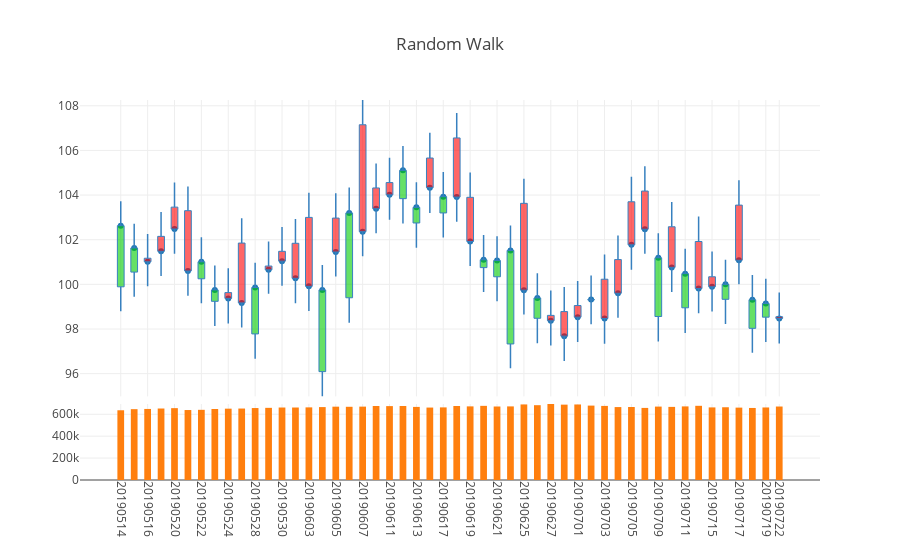

The code cell stored with this chart in its notebook:
### Code cell
fig1 = PlotlyCandles(df_pseudo.iloc[-50:],number_of_ticks_display=20,title='Random Walk')
iplot(fig1.get_figure())

### Figure 1 — Plotly figure (JSON) as saved in the notebook; plotly's stock layout.template omitted (floating-point values rounded to 4 significant figures)
{"data": [{"hoverinfo": "text", "mode": "markers", "text": ["date: 20190514.0<br>open: 99.89<br>high: 103.72<br>low: 98.79<br>close: 102.63<br>volume: 636552.0", "date: 20190515.0<br>open: 100.55<br>high: 102.71<br>low: 99.44<br>close: 101.63<br>volume: 646547.0", "date: 20190516.0<br>open: 101.17<br>high: 102.26<br>low: 99.92<br>close: 101.01<br>volume: 648562.0", "date: 20190517.0<br>open: 102.15<br>high: 103.24<br>low: 100.37<br>close: 101.48<br>volume: 652567.0", "date: 20190520.0<br>open: 103.46<br>high: 104.56<br>low: 101.37<br>close: 102.48<br>volume: 655911.0", "date: 20190521.0<br>open: 103.3<br>high: 104.38<br>low: 99.49<br>close: 100.6<br>volume: 638676.0", "date: 20190522.0<br>open: 100.25<br>high: 102.11<br>low: 99.15<br>close: 101.01<br>volume: 640622.0", "date: 20190523.0<br>open: 99.24<br>high: 100.84<br>low: 98.13<br>close: 99.75<br>volume: 647904.0", "date: 20190524.0<br>open: 99.63<br>high: 100.72<br>low: 98.25<br>close: 99.37<br>volume: 651240.0", "date: 20190527.0<br>open: 101.85<br>high: 102.96<br>low: 98.07<br>close: 99.17<br>volume: 652362.0", "date: 20190528.0<br>open: 97.78<br>high: 100.97<br>low: 96.67<br>close: 99.86<br>volume: 656794.0", "date: 20190529.0<br>open: 100.82<br>high: 101.92<br>low: 99.58<br>close: 100.65<br>volume: 658685.0", "date: 20190530.0<br>open: 101.48<br>high: 102.57<br>low: 99.94<br>close: 101.04<br>volume: 661637.0", "date: 20190531.0<br>open: 101.84<br>high: 102.93<br>low: 99.15<br>close: 100.27<br>volume: 661717.0", "date: 20190603.0<br>open: 103.0<br>high: 104.1<br>low: 98.81<br>close: 99.91<br>volume: 662945.0", "date: 20190604.0<br>open: 96.09<br>high: 100.87<br>low: 94.98<br>close: 99.75<br>volume: 665518.0", "date: 20190605.0<br>open: 102.97<br>high: 104.08<br>low: 100.35<br>close: 101.45<br>volume: 669342.0", "date: 20190606.0<br>open: 99.4<br>high: 104.34<br>low: 98.28<br>close: 103.2<br>volume: 668304.0", "date: 20190607.0<br>open: 107.15<br>high: 108.26<br>low: 101.26<br>close: 102.36<br>volume: 669832.0", "date: 20190610.0<br>open: 104.32<br>high: 105.41<br>low: 102.29<br>close: 103.39<br>volume: 675578.0", "date: 20190611.0<br>open: 104.56<br>high: 105.67<br>low: 102.89<br>close: 104.01<br>volume: 674469.0", "date: 20190612.0<br>open: 103.84<br>high: 106.2<br>low: 102.73<br>close: 105.11<br>volume: 675350.0", "date: 20190613.0<br>open: 102.75<br>high: 104.57<br>low: 101.64<br>close: 103.45<br>volume: 667224.0", "date: 20190614.0<br>open: 105.66<br>high: 106.79<br>low: 103.2<br>close: 104.33<br>volume: 661295.0", "date: 20190617.0<br>open: 103.2<br>high: 105.03<br>low: 102.1<br>close: 103.93<br>volume: 662838.0", "date: 20190618.0<br>open: 106.56<br>high: 107.68<br>low: 102.81<br>close: 103.91<br>volume: 675664.0", "date: 20190619.0<br>open: 103.9<br>high: 105.01<br>low: 100.82<br>close: 101.92<br>volume: 672008.0", "date: 20190620.0<br>open: 100.75<br>high: 102.21<br>low: 99.66<br>close: 101.1<br>volume: 676852.0", "date: 20190621.0<br>open: 100.34<br>high: 102.16<br>low: 99.24<br>close: 101.07<br>volume: 670905.0", "date: 20190624.0<br>open: 97.33<br>high: 102.64<br>low: 96.24<br>close: 101.52<br>volume: 671891.0", "date: 20190625.0<br>open: 103.63<br>high: 104.73<br>low: 98.65<br>close: 99.74<br>volume: 689778.0", "date: 20190626.0<br>open: 98.48<br>high: 100.5<br>low: 97.36<br>close: 99.39<br>volume: 682897.0", "date: 20190627.0<br>open: 98.61<br>high: 99.72<br>low: 97.26<br>close: 98.37<br>volume: 693760.0", "date: 20190628.0<br>open: 98.78<br>high: 99.88<br>low: 96.57<br>close: 97.68<br>volume: 687898.0", "date: 20190701.0<br>open: 99.05<br>high: 100.15<br>low: 97.42<br>close: 98.53<br>volume: 689438.0", "date: 20190702.0<br>open: 99.3<br>high: 100.4<br>low: 98.21<br>close: 99.32<br>volume: 679163.0", "date: 20190703.0<br>open: 100.23<br>high: 101.34<br>low: 97.34<br>close: 98.47<br>volume: 676300.0", "date: 20190704.0<br>open: 101.11<br>high: 102.19<br>low: 98.5<br>close: 99.6<br>volume: 665733.0", "date: 20190705.0<br>open: 103.7<br>high: 104.82<br>low: 100.66<br>close: 101.77<br>volume: 666204.0", "date: 20190708.0<br>open: 104.18<br>high: 105.29<br>low: 101.37<br>close: 102.47<br>volume: 658058.0", "date: 20190709.0<br>open: 98.56<br>high: 102.29<br>low: 97.44<br>close: 101.19<br>volume: 670153.0", "date: 20190710.0<br>open: 102.58<br>high: 103.69<br>low: 99.66<br>close: 100.76<br>volume: 667369.0", "date: 20190711.0<br>open: 98.95<br>high: 101.59<br>low: 97.82<br>close: 100.48<br>volume: 671850.0", "date: 20190712.0<br>open: 101.92<br>high: 103.04<br>low: 98.7<br>close: 99.81<br>volume: 677215.0", "date: 20190715.0<br>open: 100.34<br>high: 101.47<br>low: 98.78<br>close: 99.89<br>volume: 662666.0", "date: 20190716.0<br>open: 99.33<br>high: 101.1<br>low: 98.22<br>close: 100.0<br>volume: 664098.0", "date: 20190717.0<br>open: 103.55<br>high: 104.66<br>low: 100.0<br>close: 101.08<br>volume: 660680.0", "date: 20190718.0<br>open: 98.03<br>high: 100.42<br>low: 96.94<br>close: 99.31<br>volume: 657632.0", "date: 20190719.0<br>open: 98.53<br>high: 100.25<br>low: 97.42<br>close: 99.14<br>volume: 662136.0", "date: 20190722.0<br>open: 98.55<br>high: 99.63<br>low: 97.35<br>close: 98.47<br>volume: 670725.0"], "type": "scatter", "uid": "9bcf6428-ac9d-11e9-b6da-8c859025e7f9", "x": [1, 2, 3, 4, 5, 6, 7, 8, 9, 10, 11, 12, 13, 14, 15, 16, 17, 18, 19, 20, 21, 22, 23, 24, 25, 26, 27, 28, 29, 30, 31, 32, 33, 34, 35, 36, 37, 38, 39, 40, 41, 42, 43, 44, 45, 46, 47, 48, 49, 50], "xaxis": "x", "y": [102.6, 101.6, 101.0, 101.5, 102.5, 100.6, 101.0, 99.75, 99.37, 99.17, 99.86, 100.7, 101.0, 100.3, 99.91, 99.75, 101.5, 103.2, 102.4, 103.4, 104.0, 105.1, 103.5, 104.3, 103.9, 103.9, 101.9, 101.1, 101.1, 101.5, 99.74, 99.39, 98.37, 97.68, 98.53, 99.32, 98.47, 99.6, 101.8, 102.5, 101.2, 100.8, 100.5, 99.81, 99.89, 100, 101.1, 99.31, 99.14, 98.47], "yaxis": "y"}, {"type": "bar", "uid": "9bcf659a-ac9d-11e9-b750-8c859025e7f9", "width": 0.5, "x": [1, 2, 3, 4, 5, 6, 7, 8, 9, 10, 11, 12, 13, 14, 15, 16, 17, 18, 19, 20, 21, 22, 23, 24, 25, 26, 27, 28, 29, 30, 31, 32, 33, 34, 35, 36, 37, 38, 39, 40, 41, 42, 43, 44, 45, 46, 47, 48, 49, 50], "xaxis": "x", "y": [636552, 646547, 648562, 652567, 655911, 638676, 640622, 647904, 651240, 652362, 656794, 658685, 661637, 661717, 662945, 665518, 669342, 668304, 669832, 675578, 674469, 675350, 667224, 661295, 662838, 675664, 672008, 676852, 670905, 671891, 689778, 682897, 693760, 687898, 689438, 679163, 676300, 665733, 666204, 658058, 670153, 667369, 671850, 677215, 662666, 664098, 660680, 657632, 662136, 670725], "yaxis": "y2"}], "layout": {"margin": {"t": 100}, "shapes": [{"line": {"color": "rgb(55, 128, 191)", "width": 1.5}, "type": "line", "x0": 1, "x1": 1, "y0": 98.79, "y1": 99.89}, {"line": {"color": "rgb(55, 128, 191)", "width": 1.5}, "type": "line", "x0": 2, "x1": 2, "y0": 99.44, "y1": 100.5}, {"line": {"color": "rgb(55, 128, 191)", "width": 1.5}, "type": "line", "x0": 3, "x1": 3, "y0": 99.92, "y1": 101.0}, {"line": {"color": "rgb(55, 128, 191)", "width": 1.5}, "type": "line", "x0": 4, "x1": 4, "y0": 100.4, "y1": 101.5}, {"line": {"color": "rgb(55, 128, 191)", "width": 1.5}, "type": "line", "x0": 5, "x1": 5, "y0": 101.4, "y1": 102.5}, {"line": {"color": "rgb(55, 128, 191)", "width": 1.5}, "type": "line", "x0": 6, "x1": 6, "y0": 99.49, "y1": 100.6}, {"line": {"color": "rgb(55, 128, 191)", "width": 1.5}, "type": "line", "x0": 7, "x1": 7, "y0": 99.15, "y1": 100.2}, {"line": {"color": "rgb(55, 128, 191)", "width": 1.5}, "type": "line", "x0": 8, "x1": 8, "y0": 98.13, "y1": 99.24}, {"line": {"color": "rgb(55, 128, 191)", "width": 1.5}, "type": "line", "x0": 9, "x1": 9, "y0": 98.25, "y1": 99.37}, {"line": {"color": "rgb(55, 128, 191)", "width": 1.5}, "type": "line", "x0": 10, "x1": 10, "y0": 98.07, "y1": 99.17}, {"line": {"color": "rgb(55, 128, 191)", "width": 1.5}, "type": "line", "x0": 11, "x1": 11, "y0": 96.67, "y1": 97.78}, {"line": {"color": "rgb(55, 128, 191)", "width": 1.5}, "type": "line", "x0": 12, "x1": 12, "y0": 99.58, "y1": 100.7}, {"line": {"color": "rgb(55, 128, 191)", "width": 1.5}, "type": "line", "x0": 13, "x1": 13, "y0": 99.94, "y1": 101.0}, {"line": {"color": "rgb(55, 128, 191)", "width": 1.5}, "type": "line", "x0": 14, "x1": 14, "y0": 99.15, "y1": 100.3}, {"line": {"color": "rgb(55, 128, 191)", "width": 1.5}, "type": "line", "x0": 15, "x1": 15, "y0": 98.81, "y1": 99.91}, {"line": {"color": "rgb(55, 128, 191)", "width": 1.5}, "type": "line", "x0": 16, "x1": 16, "y0": 94.98, "y1": 96.09}, {"line": {"color": "rgb(55, 128, 191)", "width": 1.5}, "type": "line", "x0": 17, "x1": 17, "y0": 100.3, "y1": 101.5}, {"line": {"color": "rgb(55, 128, 191)", "width": 1.5}, "type": "line", "x0": 18, "x1": 18, "y0": 98.28, "y1": 99.4}, {"line": {"color": "rgb(55, 128, 191)", "width": 1.5}, "type": "line", "x0": 19, "x1": 19, "y0": 101.3, "y1": 102.4}, {"line": {"color": "rgb(55, 128, 191)", "width": 1.5}, "type": "line", "x0": 20, "x1": 20, "y0": 102.3, "y1": 103.4}, {"line": {"color": "rgb(55, 128, 191)", "width": 1.5}, "type": "line", "x0": 21, "x1": 21, "y0": 102.9, "y1": 104.0}, {"line": {"color": "rgb(55, 128, 191)", "width": 1.5}, "type": "line", "x0": 22, "x1": 22, "y0": 102.7, "y1": 103.8}, {"line": {"color": "rgb(55, 128, 191)", "width": 1.5}, "type": "line", "x0": 23, "x1": 23, "y0": 101.6, "y1": 102.8}, {"line": {"color": "rgb(55, 128, 191)", "width": 1.5}, "type": "line", "x0": 24, "x1": 24, "y0": 103.2, "y1": 104.3}, {"line": {"color": "rgb(55, 128, 191)", "width": 1.5}, "type": "line", "x0": 25, "x1": 25, "y0": 102.1, "y1": 103.2}, {"line": {"color": "rgb(55, 128, 191)", "width": 1.5}, "type": "line", "x0": 26, "x1": 26, "y0": 102.8, "y1": 103.9}, {"line": {"color": "rgb(55, 128, 191)", "width": 1.5}, "type": "line", "x0": 27, "x1": 27, "y0": 100.8, "y1": 101.9}, {"line": {"color": "rgb(55, 128, 191)", "width": 1.5}, "type": "line", "x0": 28, "x1": 28, "y0": 99.66, "y1": 100.8}, {"line": {"color": "rgb(55, 128, 191)", "width": 1.5}, "type": "line", "x0": 29, "x1": 29, "y0": 99.24, "y1": 100.3}, {"line": {"color": "rgb(55, 128, 191)", "width": 1.5}, "type": "line", "x0": 30, "x1": 30, "y0": 96.24, "y1": 97.33}, {"line": {"color": "rgb(55, 128, 191)", "width": 1.5}, "type": "line", "x0": 31, "x1": 31, "y0": 98.65, "y1": 99.74}, {"line": {"color": "rgb(55, 128, 191)", "width": 1.5}, "type": "line", "x0": 32, "x1": 32, "y0": 97.36, "y1": 98.48}, {"line": {"color": "rgb(55, 128, 191)", "width": 1.5}, "type": "line", "x0": 33, "x1": 33, "y0": 97.26, "y1": 98.37}, {"line": {"color": "rgb(55, 128, 191)", "width": 1.5}, "type": "line", "x0": 34, "x1": 34, "y0": 96.57, "y1": 97.68}, {"line": {"color": "rgb(55, 128, 191)", "width": 1.5}, "type": "line", "x0": 35, "x1": 35, "y0": 97.42, "y1": 98.53}, {"line": {"color": "rgb(55, 128, 191)", "width": 1.5}, "type": "line", "x0": 36, "x1": 36, "y0": 98.21, "y1": 99.3}, {"line": {"color": "rgb(55, 128, 191)", "width": 1.5}, "type": "line", "x0": 37, "x1": 37, "y0": 97.34, "y1": 98.47}, {"line": {"color": "rgb(55, 128, 191)", "width": 1.5}, "type": "line", "x0": 38, "x1": 38, "y0": 98.5, "y1": 99.6}, {"line": {"color": "rgb(55, 128, 191)", "width": 1.5}, "type": "line", "x0": 39, "x1": 39, "y0": 100.7, "y1": 101.8}, {"line": {"color": "rgb(55, 128, 191)", "width": 1.5}, "type": "line", "x0": 40, "x1": 40, "y0": 101.4, "y1": 102.5}, {"line": {"color": "rgb(55, 128, 191)", "width": 1.5}, "type": "line", "x0": 41, "x1": 41, "y0": 97.44, "y1": 98.56}, {"line": {"color": "rgb(55, 128, 191)", "width": 1.5}, "type": "line", "x0": 42, "x1": 42, "y0": 99.66, "y1": 100.8}, {"line": {"color": "rgb(55, 128, 191)", "width": 1.5}, "type": "line", "x0": 43, "x1": 43, "y0": 97.82, "y1": 98.95}, {"line": {"color": "rgb(55, 128, 191)", "width": 1.5}, "type": "line", "x0": 44, "x1": 44, "y0": 98.7, "y1": 99.81}, {"line": {"color": "rgb(55, 128, 191)", "width": 1.5}, "type": "line", "x0": 45, "x1": 45, "y0": 98.78, "y1": 99.89}, {"line": {"color": "rgb(55, 128, 191)", "width": 1.5}, "type": "line", "x0": 46, "x1": 46, "y0": 98.22, "y1": 99.33}, {"line": {"color": "rgb(55, 128, 191)", "width": 1.5}, "type": "line", "x0": 47, "x1": 47, "y0": 100, "y1": 101.1}, {"line": {"color": "rgb(55, 128, 191)", "width": 1.5}, "type": "line", "x0": 48, "x1": 48, "y0": 96.94, "y1": 98.03}, {"line": {"color": "rgb(55, 128, 191)", "width": 1.5}, "type": "line", "x0": 49, "x1": 49, "y0": 97.42, "y1": 98.53}, {"line": {"color": "rgb(55, 128, 191)", "width": 1.5}, "type": "line", "x0": 50, "x1": 50, "y0": 97.35, "y1": 98.47}, {"fillcolor": "rgba(0, 204, 0, 0.6)", "line": {"color": "rgb(55, 128, 191)", "width": 1}, "type": "rect", "x0": 0.75, "x1": 1.25, "xref": "x", "y0": 99.89, "y1": 102.6, "yref": "y"}, {"fillcolor": "rgba(0, 204, 0, 0.6)", "line": {"color": "rgb(55, 128, 191)", "width": 1}, "type": "rect", "x0": 1.75, "x1": 2.25, "xref": "x", "y0": 100.5, "y1": 101.6, "yref": "y"}, {"fillcolor": "rgba(255, 0, 0, 0.6)", "line": {"color": "rgb(55, 128, 191)", "width": 1}, "type": "rect", "x0": 2.75, "x1": 3.25, "xref": "x", "y0": 101.0, "y1": 101.2, "yref": "y"}, {"fillcolor": "rgba(255, 0, 0, 0.6)", "line": {"color": "rgb(55, 128, 191)", "width": 1}, "type": "rect", "x0": 3.75, "x1": 4.25, "xref": "x", "y0": 101.5, "y1": 102.2, "yref": "y"}, {"fillcolor": "rgba(255, 0, 0, 0.6)", "line": {"color": "rgb(55, 128, 191)", "width": 1}, "type": "rect", "x0": 4.75, "x1": 5.25, "xref": "x", "y0": 102.5, "y1": 103.5, "yref": "y"}, {"fillcolor": "rgba(255, 0, 0, 0.6)", "line": {"color": "rgb(55, 128, 191)", "width": 1}, "type": "rect", "x0": 5.75, "x1": 6.25, "xref": "x", "y0": 100.6, "y1": 103.3, "yref": "y"}, {"fillcolor": "rgba(0, 204, 0, 0.6)", "line": {"color": "rgb(55, 128, 191)", "width": 1}, "type": "rect", "x0": 6.75, "x1": 7.25, "xref": "x", "y0": 100.2, "y1": 101.0, "yref": "y"}, {"fillcolor": "rgba(0, 204, 0, 0.6)", "line": {"color": "rgb(55, 128, 191)", "width": 1}, "type": "rect", "x0": 7.75, "x1": 8.25, "xref": "x", "y0": 99.24, "y1": 99.75, "yref": "y"}, {"fillcolor": "rgba(255, 0, 0, 0.6)", "line": {"color": "rgb(55, 128, 191)", "width": 1}, "type": "rect", "x0": 8.75, "x1": 9.25, "xref": "x", "y0": 99.37, "y1": 99.63, "yref": "y"}, {"fillcolor": "rgba(255, 0, 0, 0.6)", "line": {"color": "rgb(55, 128, 191)", "width": 1}, "type": "rect", "x0": 9.75, "x1": 10.25, "xref": "x", "y0": 99.17, "y1": 101.8, "yref": "y"}, {"fillcolor": "rgba(0, 204, 0, 0.6)", "line": {"color": "rgb(55, 128, 191)", "width": 1}, "type": "rect", "x0": 10.75, "x1": 11.25, "xref": "x", "y0": 97.78, "y1": 99.86, "yref": "y"}, {"fillcolor": "rgba(255, 0, 0, 0.6)", "line": {"color": "rgb(55, 128, 191)", "width": 1}, "type": "rect", "x0": 11.75, "x1": 12.25, "xref": "x", "y0": 100.7, "y1": 100.8, "yref": "y"}, {"fillcolor": "rgba(255, 0, 0, 0.6)", "line": {"color": "rgb(55, 128, 191)", "width": 1}, "type": "rect", "x0": 12.75, "x1": 13.25, "xref": "x", "y0": 101.0, "y1": 101.5, "yref": "y"}, {"fillcolor": "rgba(255, 0, 0, 0.6)", "line": {"color": "rgb(55, 128, 191)", "width": 1}, "type": "rect", "x0": 13.75, "x1": 14.25, "xref": "x", "y0": 100.3, "y1": 101.8, "yref": "y"}, {"fillcolor": "rgba(255, 0, 0, 0.6)", "line": {"color": "rgb(55, 128, 191)", "width": 1}, "type": "rect", "x0": 14.75, "x1": 15.25, "xref": "x", "y0": 99.91, "y1": 103, "yref": "y"}, {"fillcolor": "rgba(0, 204, 0, 0.6)", "line": {"color": "rgb(55, 128, 191)", "width": 1}, "type": "rect", "x0": 15.75, "x1": 16.25, "xref": "x", "y0": 96.09, "y1": 99.75, "yref": "y"}, {"fillcolor": "rgba(255, 0, 0, 0.6)", "line": {"color": "rgb(55, 128, 191)", "width": 1}, "type": "rect", "x0": 16.75, "x1": 17.25, "xref": "x", "y0": 101.5, "y1": 103.0, "yref": "y"}, {"fillcolor": "rgba(0, 204, 0, 0.6)", "line": {"color": "rgb(55, 128, 191)", "width": 1}, "type": "rect", "x0": 17.75, "x1": 18.25, "xref": "x", "y0": 99.4, "y1": 103.2, "yref": "y"}, {"fillcolor": "rgba(255, 0, 0, 0.6)", "line": {"color": "rgb(55, 128, 191)", "width": 1}, "type": "rect", "x0": 18.75, "x1": 19.25, "xref": "x", "y0": 102.4, "y1": 107.2, "yref": "y"}, {"fillcolor": "rgba(255, 0, 0, 0.6)", "line": {"color": "rgb(55, 128, 191)", "width": 1}, "type": "rect", "x0": 19.75, "x1": 20.25, "xref": "x", "y0": 103.4, "y1": 104.3, "yref": "y"}, {"fillcolor": "rgba(255, 0, 0, 0.6)", "line": {"color": "rgb(55, 128, 191)", "width": 1}, "type": "rect", "x0": 20.75, "x1": 21.25, "xref": "x", "y0": 104.0, "y1": 104.6, "yref": "y"}, {"fillcolor": "rgba(0, 204, 0, 0.6)", "line": {"color": "rgb(55, 128, 191)", "width": 1}, "type": "rect", "x0": 21.75, "x1": 22.25, "xref": "x", "y0": 103.8, "y1": 105.1, "yref": "y"}, {"fillcolor": "rgba(0, 204, 0, 0.6)", "line": {"color": "rgb(55, 128, 191)", "width": 1}, "type": "rect", "x0": 22.75, "x1": 23.25, "xref": "x", "y0": 102.8, "y1": 103.5, "yref": "y"}, {"fillcolor": "rgba(255, 0, 0, 0.6)", "line": {"color": "rgb(55, 128, 191)", "width": 1}, "type": "rect", "x0": 23.75, "x1": 24.25, "xref": "x", "y0": 104.3, "y1": 105.7, "yref": "y"}, {"fillcolor": "rgba(0, 204, 0, 0.6)", "line": {"color": "rgb(55, 128, 191)", "width": 1}, "type": "rect", "x0": 24.75, "x1": 25.25, "xref": "x", "y0": 103.2, "y1": 103.9, "yref": "y"}, {"fillcolor": "rgba(255, 0, 0, 0.6)", "line": {"color": "rgb(55, 128, 191)", "width": 1}, "type": "rect", "x0": 25.75, "x1": 26.25, "xref": "x", "y0": 103.9, "y1": 106.6, "yref": "y"}, {"fillcolor": "rgba(255, 0, 0, 0.6)", "line": {"color": "rgb(55, 128, 191)", "width": 1}, "type": "rect", "x0": 26.75, "x1": 27.25, "xref": "x", "y0": 101.9, "y1": 103.9, "yref": "y"}, {"fillcolor": "rgba(0, 204, 0, 0.6)", "line": {"color": "rgb(55, 128, 191)", "width": 1}, "type": "rect", "x0": 27.75, "x1": 28.25, "xref": "x", "y0": 100.8, "y1": 101.1, "yref": "y"}, {"fillcolor": "rgba(0, 204, 0, 0.6)", "line": {"color": "rgb(55, 128, 191)", "width": 1}, "type": "rect", "x0": 28.75, "x1": 29.25, "xref": "x", "y0": 100.3, "y1": 101.1, "yref": "y"}, {"fillcolor": "rgba(0, 204, 0, 0.6)", "line": {"color": "rgb(55, 128, 191)", "width": 1}, "type": "rect", "x0": 29.75, "x1": 30.25, "xref": "x", "y0": 97.33, "y1": 101.5, "yref": "y"}, {"fillcolor": "rgba(255, 0, 0, 0.6)", "line": {"color": "rgb(55, 128, 191)", "width": 1}, "type": "rect", "x0": 30.75, "x1": 31.25, "xref": "x", "y0": 99.74, "y1": 103.6, "yref": "y"}, {"fillcolor": "rgba(0, 204, 0, 0.6)", "line": {"color": "rgb(55, 128, 191)", "width": 1}, "type": "rect", "x0": 31.75, "x1": 32.25, "xref": "x", "y0": 98.48, "y1": 99.39, "yref": "y"}, {"fillcolor": "rgba(255, 0, 0, 0.6)", "line": {"color": "rgb(55, 128, 191)", "width": 1}, "type": "rect", "x0": 32.75, "x1": 33.25, "xref": "x", "y0": 98.37, "y1": 98.61, "yref": "y"}, {"fillcolor": "rgba(255, 0, 0, 0.6)", "line": {"color": "rgb(55, 128, 191)", "width": 1}, "type": "rect", "x0": 33.75, "x1": 34.25, "xref": "x", "y0": 97.68, "y1": 98.78, "yref": "y"}, {"fillcolor": "rgba(255, 0, 0, 0.6)", "line": {"color": "rgb(55, 128, 191)", "width": 1}, "type": "rect", "x0": 34.75, "x1": 35.25, "xref": "x", "y0": 98.53, "y1": 99.05, "yref": "y"}, {"fillcolor": "rgba(0, 204, 0, 0.6)", "line": {"color": "rgb(55, 128, 191)", "width": 1}, "type": "rect", "x0": 35.75, "x1": 36.25, "xref": "x", "y0": 99.3, "y1": 99.32, "yref": "y"}, {"fillcolor": "rgba(255, 0, 0, 0.6)", "line": {"color": "rgb(55, 128, 191)", "width": 1}, "type": "rect", "x0": 36.75, "x1": 37.25, "xref": "x", "y0": 98.47, "y1": 100.2, "yref": "y"}, {"fillcolor": "rgba(255, 0, 0, 0.6)", "line": {"color": "rgb(55, 128, 191)", "width": 1}, "type": "rect", "x0": 37.75, "x1": 38.25, "xref": "x", "y0": 99.6, "y1": 101.1, "yref": "y"}, {"fillcolor": "rgba(255, 0, 0, 0.6)", "line": {"color": "rgb(55, 128, 191)", "width": 1}, "type": "rect", "x0": 38.75, "x1": 39.25, "xref": "x", "y0": 101.8, "y1": 103.7, "yref": "y"}, {"fillcolor": "rgba(255, 0, 0, 0.6)", "line": {"color": "rgb(55, 128, 191)", "width": 1}, "type": "rect", "x0": 39.75, "x1": 40.25, "xref": "x", "y0": 102.5, "y1": 104.2, "yref": "y"}, {"fillcolor": "rgba(0, 204, 0, 0.6)", "line": {"color": "rgb(55, 128, 191)", "width": 1}, "type": "rect", "x0": 40.75, "x1": 41.25, "xref": "x", "y0": 98.56, "y1": 101.2, "yref": "y"}, {"fillcolor": "rgba(255, 0, 0, 0.6)", "line": {"color": "rgb(55, 128, 191)", "width": 1}, "type": "rect", "x0": 41.75, "x1": 42.25, "xref": "x", "y0": 100.8, "y1": 102.6, "yref": "y"}, {"fillcolor": "rgba(0, 204, 0, 0.6)", "line": {"color": "rgb(55, 128, 191)", "width": 1}, "type": "rect", "x0": 42.75, "x1": 43.25, "xref": "x", "y0": 98.95, "y1": 100.5, "yref": "y"}, {"fillcolor": "rgba(255, 0, 0, 0.6)", "line": {"color": "rgb(55, 128, 191)", "width": 1}, "type": "rect", "x0": 43.75, "x1": 44.25, "xref": "x", "y0": 99.81, "y1": 101.9, "yref": "y"}, {"fillcolor": "rgba(255, 0, 0, 0.6)", "line": {"color": "rgb(55, 128, 191)", "width": 1}, "type": "rect", "x0": 44.75, "x1": 45.25, "xref": "x", "y0": 99.89, "y1": 100.3, "yref": "y"}, {"fillcolor": "rgba(0, 204, 0, 0.6)", "line": {"color": "rgb(55, 128, 191)", "width": 1}, "type": "rect", "x0": 45.75, "x1": 46.25, "xref": "x", "y0": 99.33, "y1": 100, "yref": "y"}, {"fillcolor": "rgba(255, 0, 0, 0.6)", "line": {"color": "rgb(55, 128, 191)", "width": 1}, "type": "rect", "x0": 46.75, "x1": 47.25, "xref": "x", "y0": 101.1, "y1": 103.5, "yref": "y"}, {"fillcolor": "rgba(0, 204, 0, 0.6)", "line": {"color": "rgb(55, 128, 191)", "width": 1}, "type": "rect", "x0": 47.75, "x1": 48.25, "xref": "x", "y0": 98.03, "y1": 99.31, "yref": "y"}, {"fillcolor": "rgba(0, 204, 0, 0.6)", "line": {"color": "rgb(55, 128, 191)", "width": 1}, "type": "rect", "x0": 48.75, "x1": 49.25, "xref": "x", "y0": 98.53, "y1": 99.14, "yref": "y"}, {"fillcolor": "rgba(255, 0, 0, 0.6)", "line": {"color": "rgb(55, 128, 191)", "width": 1}, "type": "rect", "x0": 49.75, "x1": 50.25, "xref": "x", "y0": 98.47, "y1": 98.55, "yref": "y"}, {"line": {"color": "rgb(55, 128, 191)", "width": 1.5}, "type": "line", "x0": 1, "x1": 1, "y0": 102.6, "y1": 103.7}, {"line": {"color": "rgb(55, 128, 191)", "width": 1.5}, "type": "line", "x0": 2, "x1": 2, "y0": 101.6, "y1": 102.7}, {"line": {"color": "rgb(55, 128, 191)", "width": 1.5}, "type": "line", "x0": 3, "x1": 3, "y0": 101.2, "y1": 102.3}, {"line": {"color": "rgb(55, 128, 191)", "width": 1.5}, "type": "line", "x0": 4, "x1": 4, "y0": 102.2, "y1": 103.2}, {"line": {"color": "rgb(55, 128, 191)", "width": 1.5}, "type": "line", "x0": 5, "x1": 5, "y0": 103.5, "y1": 104.6}, {"line": {"color": "rgb(55, 128, 191)", "width": 1.5}, "type": "line", "x0": 6, "x1": 6, "y0": 103.3, "y1": 104.4}, {"line": {"color": "rgb(55, 128, 191)", "width": 1.5}, "type": "line", "x0": 7, "x1": 7, "y0": 101.0, "y1": 102.1}, {"line": {"color": "rgb(55, 128, 191)", "width": 1.5}, "type": "line", "x0": 8, "x1": 8, "y0": 99.75, "y1": 100.8}, {"line": {"color": "rgb(55, 128, 191)", "width": 1.5}, "type": "line", "x0": 9, "x1": 9, "y0": 99.63, "y1": 100.7}, {"line": {"color": "rgb(55, 128, 191)", "width": 1.5}, "type": "line", "x0": 10, "x1": 10, "y0": 101.8, "y1": 103.0}, {"line": {"color": "rgb(55, 128, 191)", "width": 1.5}, "type": "line", "x0": 11, "x1": 11, "y0": 99.86, "y1": 101.0}, {"line": {"color": "rgb(55, 128, 191)", "width": 1.5}, "type": "line", "x0": 12, "x1": 12, "y0": 100.8, "y1": 101.9}, {"line": {"color": "rgb(55, 128, 191)", "width": 1.5}, "type": "line", "x0": 13, "x1": 13, "y0": 101.5, "y1": 102.6}, {"line": {"color": "rgb(55, 128, 191)", "width": 1.5}, "type": "line", "x0": 14, "x1": 14, "y0": 101.8, "y1": 102.9}, {"line": {"color": "rgb(55, 128, 191)", "width": 1.5}, "type": "line", "x0": 15, "x1": 15, "y0": 103, "y1": 104.1}, {"line": {"color": "rgb(55, 128, 191)", "width": 1.5}, "type": "line", "x0": 16, "x1": 16, "y0": 99.75, "y1": 100.9}, {"line": {"color": "rgb(55, 128, 191)", "width": 1.5}, "type": "line", "x0": 17, "x1": 17, "y0": 103.0, "y1": 104.1}, {"line": {"color": "rgb(55, 128, 191)", "width": 1.5}, "type": "line", "x0": 18, "x1": 18, "y0": 103.2, "y1": 104.3}, {"line": {"color": "rgb(55, 128, 191)", "width": 1.5}, "type": "line", "x0": 19, "x1": 19, "y0": 107.2, "y1": 108.3}, {"line": {"color": "rgb(55, 128, 191)", "width": 1.5}, "type": "line", "x0": 20, "x1": 20, "y0": 104.3, "y1": 105.4}, {"line": {"color": "rgb(55, 128, 191)", "width": 1.5}, "type": "line", "x0": 21, "x1": 21, "y0": 104.6, "y1": 105.7}, {"line": {"color": "rgb(55, 128, 191)", "width": 1.5}, "type": "line", "x0": 22, "x1": 22, "y0": 105.1, "y1": 106.2}, {"line": {"color": "rgb(55, 128, 191)", "width": 1.5}, "type": "line", "x0": 23, "x1": 23, "y0": 103.5, "y1": 104.6}, {"line": {"color": "rgb(55, 128, 191)", "width": 1.5}, "type": "line", "x0": 24, "x1": 24, "y0": 105.7, "y1": 106.8}, {"line": {"color": "rgb(55, 128, 191)", "width": 1.5}, "type": "line", "x0": 25, "x1": 25, "y0": 103.9, "y1": 105.0}, {"line": {"color": "rgb(55, 128, 191)", "width": 1.5}, "type": "line", "x0": 26, "x1": 26, "y0": 106.6, "y1": 107.7}, {"line": {"color": "rgb(55, 128, 191)", "width": 1.5}, "type": "line", "x0": 27, "x1": 27, "y0": 103.9, "y1": 105.0}, {"line": {"color": "rgb(55, 128, 191)", "width": 1.5}, "type": "line", "x0": 28, "x1": 28, "y0": 101.1, "y1": 102.2}, {"line": {"color": "rgb(55, 128, 191)", "width": 1.5}, "type": "line", "x0": 29, "x1": 29, "y0": 101.1, "y1": 102.2}, {"line": {"color": "rgb(55, 128, 191)", "width": 1.5}, "type": "line", "x0": 30, "x1": 30, "y0": 101.5, "y1": 102.6}, {"line": {"color": "rgb(55, 128, 191)", "width": 1.5}, "type": "line", "x0": 31, "x1": 31, "y0": 103.6, "y1": 104.7}, {"line": {"color": "rgb(55, 128, 191)", "width": 1.5}, "type": "line", "x0": 32, "x1": 32, "y0": 99.39, "y1": 100.5}, {"line": {"color": "rgb(55, 128, 191)", "width": 1.5}, "type": "line", "x0": 33, "x1": 33, "y0": 98.61, "y1": 99.72}, {"line": {"color": "rgb(55, 128, 191)", "width": 1.5}, "type": "line", "x0": 34, "x1": 34, "y0": 98.78, "y1": 99.88}, {"line": {"color": "rgb(55, 128, 191)", "width": 1.5}, "type": "line", "x0": 35, "x1": 35, "y0": 99.05, "y1": 100.2}, {"line": {"color": "rgb(55, 128, 191)", "width": 1.5}, "type": "line", "x0": 36, "x1": 36, "y0": 99.32, "y1": 100.4}, {"line": {"color": "rgb(55, 128, 191)", "width": 1.5}, "type": "line", "x0": 37, "x1": 37, "y0": 100.2, "y1": 101.3}, {"line": {"color": "rgb(55, 128, 191)", "width": 1.5}, "type": "line", "x0": 38, "x1": 38, "y0": 101.1, "y1": 102.2}, {"line": {"color": "rgb(55, 128, 191)", "width": 1.5}, "type": "line", "x0": 39, "x1": 39, "y0": 103.7, "y1": 104.8}, {"line": {"color": "rgb(55, 128, 191)", "width": 1.5}, "type": "line", "x0": 40, "x1": 40, "y0": 104.2, "y1": 105.3}, {"line": {"color": "rgb(55, 128, 191)", "width": 1.5}, "type": "line", "x0": 41, "x1": 41, "y0": 101.2, "y1": 102.3}, {"line": {"color": "rgb(55, 128, 191)", "width": 1.5}, "type": "line", "x0": 42, "x1": 42, "y0": 102.6, "y1": 103.7}, {"line": {"color": "rgb(55, 128, 191)", "width": 1.5}, "type": "line", "x0": 43, "x1": 43, "y0": 100.5, "y1": 101.6}, {"line": {"color": "rgb(55, 128, 191)", "width": 1.5}, "type": "line", "x0": 44, "x1": 44, "y0": 101.9, "y1": 103.0}, {"line": {"color": "rgb(55, 128, 191)", "width": 1.5}, "type": "line", "x0": 45, "x1": 45, "y0": 100.3, "y1": 101.5}, {"line": {"color": "rgb(55, 128, 191)", "width": 1.5}, "type": "line", "x0": 46, "x1": 46, "y0": 100, "y1": 101.1}, {"line": {"color": "rgb(55, 128, 191)", "width": 1.5}, "type": "line", "x0": 47, "x1": 47, "y0": 103.5, "y1": 104.7}, {"line": {"color": "rgb(55, 128, 191)", "width": 1.5}, "type": "line", "x0": 48, "x1": 48, "y0": 99.31, "y1": 100.4}, {"line": {"color": "rgb(55, 128, 191)", "width": 1.5}, "type": "line", "x0": 49, "x1": 49, "y0": 99.14, "y1": 100.2}, {"line": {"color": "rgb(55, 128, 191)", "width": 1.5}, "type": "line", "x0": 50, "x1": 50, "y0": 98.55, "y1": 99.63}], "showlegend": false, "title": "Random Walk", "xaxis": {"anchor": "y2", "showgrid": true, "showticklabels": true, "tickangle": 90, "tickmode": "array", "ticktext": [20190514, 20190516, 20190520, 20190522, 20190524, 20190528, 20190530, 20190603, 20190605, 20190607, 20190611, 20190613, 20190617, 20190619, 20190621, 20190625, 20190627, 20190701, 20190703, 20190705, 20190709, 20190711, 20190715, 20190717, 20190719, 20190722], "tickvals": [1, 3, 5, 7, 9, 11, 13, 15, 17, 19, 21, 23, 25, 27, 29, 31, 33, 35, 37, 39, 41, 43, 45, 47, 49, 50]}, "yaxis": {"domain": [0.22, 1], "range": [94.98, 108.3]}, "yaxis2": {"domain": [0, 0.2], "range": [0, 693760]}}}
